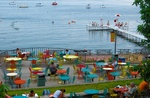
%> input picture union-terrace.jpg, 150 x 98 px, shrunk from 500 x 328 before the run
$ octave main.m   (GNU Octave 9; MATLAB toolbox functions it lacks are replaced by stand-ins)
%> lines starting %> are read from the running program, lines starting %| are printed output that depends on the picture
### shrnk.m
function J = shrnk(I, num_rows_removed, num_cols_removed)

    J = I;

    for x = 1:num_rows_removed
        S = horizontal_seam(J);
        J = uint8(remove_horizontal_seam(J, S));
    end

    J = permute(J, [2 1 3]);

    for x = 1:num_cols_removed
        S = horizontal_seam(J);
        J = uint8(remove_horizontal_seam(J, S));
    end

    J = permute(J, [2 1 3]);

end

### imenergy.m
function E = imenergy(I)

    Idouble = im2double(I);

    Igray = double(rgb2gray(Idouble));

    [Gmag, Gdir] = imgradient(Igray);

    E = Gmag;

end

### horizontal_seam.m
function S = horizontal_seam(I)

    I = imenergy(I);
    %sum(I)
	cEnergy = zeros(size(I, 1), size(I, 2));
	Vectors = zeros(size(I, 1), size(I, 2));
	[rows cols]=size(I);

    cEnergy(:,1)=I(:,1);

    for i=2:cols
        for j=1:rows
            vector = 0;
            if j-1<1
                [cEnergy(j,i),m]= min([cEnergy(j,i-1),cEnergy(j+1,i-1)]);
                cEnergy(j,i)=cEnergy(j,i)+I(j,i);
                if m==1
                    vector=0;
                else
                    vector=1;
                end
            elseif j+1>rows
                [cEnergy(j,i),m]= min([cEnergy(j,i-1),cEnergy(j-1,i-1)]);
                cEnergy(j,i)=cEnergy(j,i)+I(j,i);
                if m==1
                    vector=0;
                else
                    vector=-1;
                end
            else
                [cEnergy(j,i),m]= min([cEnergy(j-1,i-1),cEnergy(j,i-1),cEnergy(j+1,i-1)]);
                cEnergy(j,i)=cEnergy(j,i)+I(j,i);
                if m==1
                    vector=-1;
                elseif m==2
                    vector=0;
                else
                    vector=1;
                end
            end
            Vectors(j, i) = vector;
        end
    end

    tempIndex = 1;
    col = size(I, 2);
    minEnergy = cEnergy(1, col);
    for row = 1:size(I, 1)
        if(cEnergy(row, col) < minEnergy)
            minEnergy = cEnergy(row, col);
            tempIndex = row;
        end
    end

    S = zeros(1, size(I, 2));
    currIndex = tempIndex;
    for col = size(I, 2):-1:1
        S(col) = currIndex;
        currIndex = currIndex + Vectors(currIndex, col);
    end
    % This used to test 2b
    % saveas(imagesc(cEnergy), 'wang.2b.jpg');

end

### remove_horizontal_seam.m
function J = remove_horizontal_seam(I, S)

    J = zeros(size(I, 1) - 1, size(I, 2), 3);

    for col = 1:size(I, 2)
        for row = 1:S(col) - 1
            J(row, col, 1) = I(row, col, 1);
            J(row, col, 2) = I(row, col, 2);
            J(row, col, 3) = I(row, col, 3);
        end

        for row = S(col) + 1:size(I, 1)
            J(row - 1, col, 1) = I(row, col, 1);
            J(row - 1, col, 2) = I(row, col, 2);
            J(row - 1, col, 3) = I(row, col, 3);
        end

    end

end

### main.m
clc;
clear;
I = imread('union-terrace.jpg');
%> I is the input picture: size 98x150x3 uint8; mean R, G, B 114.8, 132.4, 131.6
a = shrnk(I, 0, 100);
%> in shrnk, `J = permute(J, [2 1 3]);`:
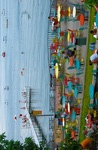
%> J: size 150x98x3 uint8; mean R, G, B 114.8, 132.4, 131.6; mean of the top-left, top-right, bottom-left and bottom-right quarters 176.9, 93.6, 156.6, 77.9
%> (the run ends here)
